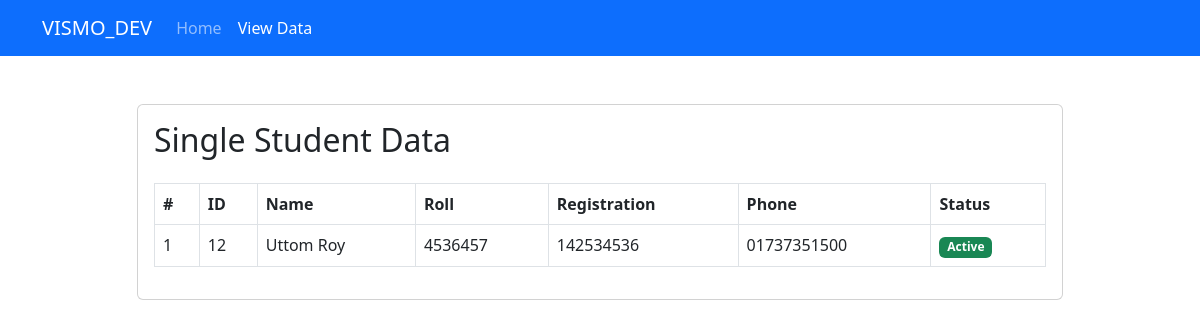
The page /view.php?id=12 on the database its author committed.
### tables this page shows
CREATE TABLE `st_data` (
  `id` int(11) NOT NULL,
  `name` varchar(100) NOT NULL,
  `roll` int(11) NOT NULL,
  `registration` int(11) NOT NULL,
  `phone` varchar(20) NOT NULL,
  `created_at` timestamp NOT NULL DEFAULT current_timestamp(),
  `status` int(11) NOT NULL DEFAULT 0
);

### view.php (the view, shortened to what this page needs)
<?php
  require_once('confige.php');
  $stmt = $connection->prepare("SELECT * FROM st_data WHERE id=?");
  $stmt->execute(array($_REQUEST['id']));
  $result = $stmt->fetchAll(PDO::FETCH_ASSOC);
?>
<!doctype html>
<html lang="en">
  <head>
    <link href="https://cdn.jsdelivr.net/npm/bootstrap@5.2.3/dist/css/bootstrap.min.css" rel="stylesheet">
  </head>
  <body>
    <nav class="navbar navbar-expand-lg navbar-dark bg-primary">
      <div class="container">
        <a class="navbar-brand" href="index.php">VISMO_DEV</a>
        <div class="collapse navbar-collapse" id="navbarNavAltMarkup">
          <div class="navbar-nav">
            <a class="nav-link " aria-current="page" href="index.php">Home</a>
            <a class="nav-link active" href="#">View Data</a>
          </div>
        </div>
      </div>
    </nav>
    <div class="form_area mt-5">
      <div class="container">
        <div class="row">
          <div class="col-md-10 offset-md-1">
            <div class="card">
              <div class="card-body">
                <h2 class="mb-4">Single Student Data</h2>
                <table class="table table-bordered">
                  <tr>
                    <th>#</th>
                    <th>ID</th>
                    <th>Name</th>
                    <th>Roll</th>
                    <th>Registration</th>
                    <th>Phone</th>
                    <th>Status</th>
                  </tr>
                  <?php $i=1; foreach($result as $row): ?>
                  <tr>
                    <td><?php echo $i; ?></td>
                    <td><?php echo $row['id'] ?></td>
                    <td><?php echo $row['name'] ?></td>
                    <td><?php echo $row['roll'] ?></td>
                    <td><?php echo $row['registration'] ?></td>
                    <td><?php echo $row['phone'] ?></td>
                    <td>
                      <?php
                        if($row['status'] == 1){
                          echo "<span class='badge bg-success'>Active</span>";
                        }
                        else{
                          echo "<span class='badge bg-danger'>inactive</span>";
                        }
                      ?>
                    </td>
                  </tr>
                  <?php $i++; endforeach; ?>
                </table>
              </div>
            </div>
          </div>
        </div>
      </div>
    </div>
  </body>
</html>

### rows shown on the page
st_data: id "12", name "Uttom Roy", roll "4536457", registration "142534536", phone "01737351500", status "Active"
